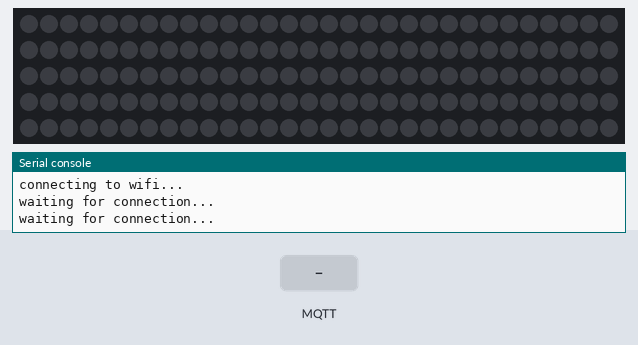
A program run on a simulated Raspberry Pi Pico running MicroPython. Shown: 150 RGB LEDs in strip order, left to right, continuing on the next row, the last lines printed to the serial console. The inputs (shaded band) are chosen by the test bench. Dim RGB values are drawn brighter than linear; WiFi joins after 1.5 s; no MQTT or app messages arrive unless stated; the clock reads 2024-03-15 10:24:30 at power-on unless the program sets it.

Above: at 1.3 s.
1.4 s: MQTT message "1" arrives on the first subscribed topic
At 3.4 s:
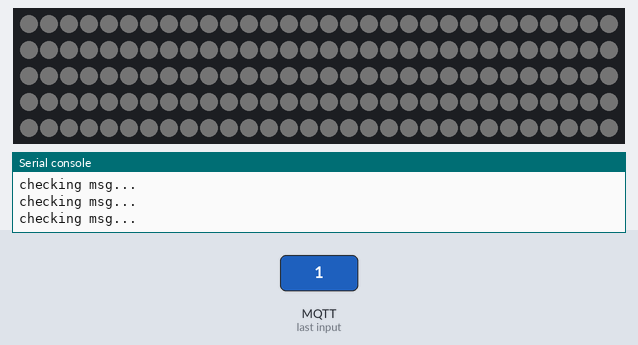
3.9 s: MQTT message "0" arrives on the first subscribed topic
At 5.1 s:
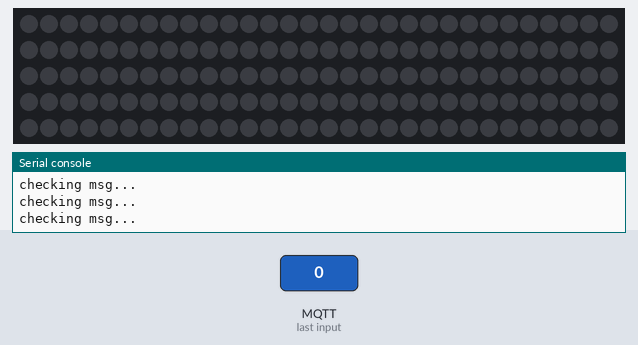
Timing chart, 0 to 6.9 s (numbered marks = the images above; inputs shaded):
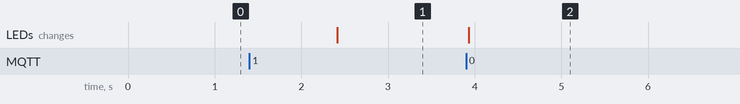

The program:

main.py
```python
import time
import neopixel
from machine import Pin, WDT
import rp2
import network
from umqttsimple import MQTTClient
led_count = 150 # number of LEDs in ring light
PIN_NUM = 0 # pin connected to ring light
neo = neopixel.NeoPixel(Pin(0), 150)

class LEDs:
    def __init__(self, brightness = 10,rgb = (255,255,255),status = "OFF"):
        self.brightness = brightness
        self.rgb = rgb
        self.status = status

leds = LEDs()

def mqtt_connect():
    client = MQTTClient(client_id, mqtt_server, user="", password="", keepalive=keep_alive)
    client.connect()
    print('Connected to %s MQTT Broker'%(mqtt_server))
    return client

def reconnect():
    print('Failed to connect to MQTT Broker. Reconnecting...')
    wdt.feed()

    try:
        client.disconnect()
    except:
        pass
    client_setup()

def client_setup():
    try:
        global client
        print("connecting and subscribing to mqtt")
        client = mqtt_connect()
        client.set_callback(new_message_callback)
        client.subscribe("brightness/set".encode('utf-8'))
        client.subscribe("rgb/set".encode('utf-8'))
        client.subscribe("light/switch".encode('utf-8'))
    except OSError as e:
        print("error connecting/subscribing to mqtt")
        if client is None:
            client_setup()
        else:
            reconnect()

# This code is executed once a new message is published
def new_message_callback(topic, msg):
    topic = topic.decode('utf-8')
    msg = msg.decode('utf-8')

    print("Topic: " + topic + " | Message: " + msg)

    if topic == "light/switch":
        light = msg
        checkStatus(light)
        client.publish("light/status".encode('utf-8'), msg)
        print("changed status")

    if topic == "rgb/set":
        rgb = tuple(map(int, msg.split(',')))
        client.publish("rgb/status".encode('utf-8'), msg)
        changeColor(rgb)
        print("changed rgb")

    if topic == "brightness/set":
        brightness = int(msg)
        client.publish("brightness/status".encode('utf-8'), msg)
        changeBrightness(brightness)
        print("changed brightness")

def checkStatus(status):
    if status == "OFF":
        changeBrightness(0)
    if status == "ON" and leds.brightness == 0:
        changeBrightness(10)

def changeBrightness(brightness):
    leds.brightness = brightness
    color = set_brightness(leds.rgb, brightness)
    neo.fill(color)
    neo.write()

def changeColor(color):
    leds.rgb = color
    color = set_brightness(color, leds.brightness)
    neo.fill(color)
    neo.write()

def set_brightness(color, brightness):
    r, g, b = color
    r = int(r * brightness/255)
    g = int(g * brightness/255)
    b = int(b * brightness/255)
    return (r, g, b)

def wifi_connect():
    try:
        global wlan
        print("connecting to wifi...")
        wlan = network.WLAN(network.STA_IF)
        wlan.active(True)
        wlan.config(pm = 0xa11140) # prevent the wireless chip from activating power-saving mode when it is idle
        wlan.ifconfig(('192.168.0.99', '255.255.255.0', '192.168.0.1', '8.8.8.8'))
        wlan.connect("F For WiFi", "Procreate1!Driving!Disliking!Moonbeam!Reconcile")

        while True:
            if wlan.status() < 0 or wlan.status() >= 3:
                break
            print('waiting for connection...')
            wdt.feed()
            time.sleep(1)

        if wlan.status() != 3:
            raise RuntimeError('network connection failed')
        else:
            print('connected')
            status = wlan.ifconfig()
            print( 'ip = ' + status[0] )

    except:
        print("wlan error")

wlan = None
wifi_connect()

#mqtt config
mqtt_server = 'broker.mqtt.cool'
client_id = 'PicoW'

last_message = 0
message_interval = 5
counter = 0

#hardware watchdog if the program crash, it restart completly
wdt=WDT(timeout=8000)
wdt.feed()

keep_alive=2 #set the seconds between 2 keep alive messages
client = None
client_setup()


last_message=time.time()

# Main loop
while True:
    try:
        print("checking msg...")
        client.check_msg()
        time.sleep(0.1)
    except OSError as e:
        print("error client.check_msg() : ", e)
        reconnect()
        pass

    wdt.feed()

    if not wlan.isconnected():
        wifi_connect()
        client_setup()

client.disconnect() #Never reached because of the infinite loop
print("end of code")
```

Measured:
- after the input at 1.4 s, the LEDs: change after 1.0 s (image 1)
- after the input at 3.9 s, the LEDs: change at once (image 2)
